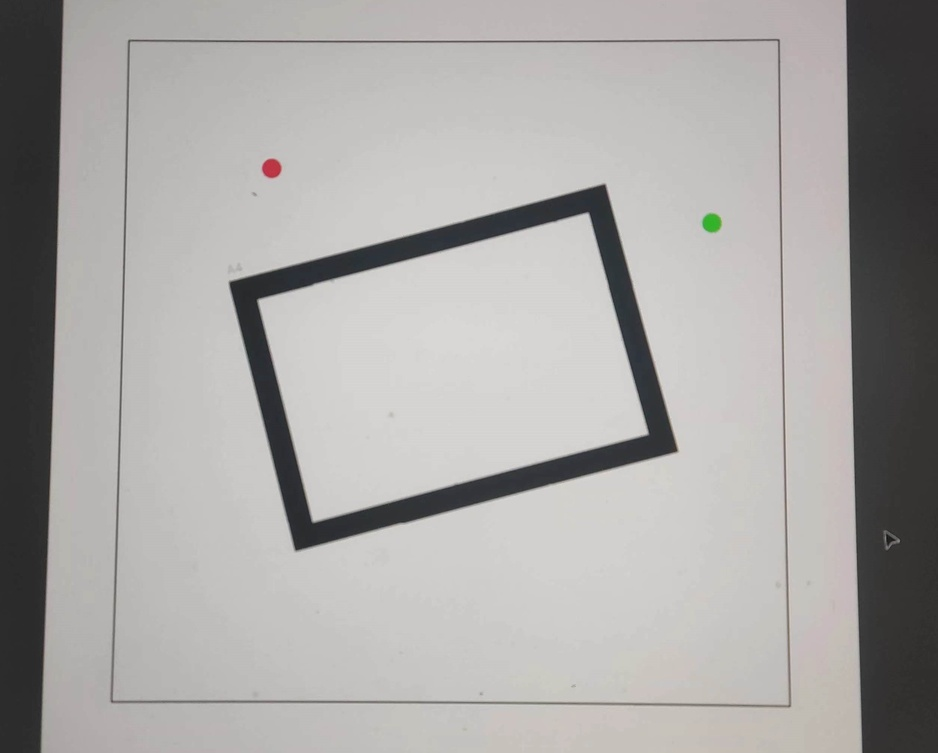
#> input picture zy2/image.jpeg, 938 x 753 px, shrunk from 2497 x 2004 before the run
$ python -i '四边形识别.py'   (imports and definitions only)
#> lines starting #> are read from the running program, lines starting #| are printed output that depends on the picture; after the words box and inside, x2 and y2 are one past the last pixel; in counts of white or black regions, pixels touching at a corner belong together
import cv2
import numpy as np

def preprocess_image(image_path):
    # 读取图像
#> called with image_path = '../image.jpeg'
    image = cv2.imread(image_path)
#> image is the input picture: shape (753, 938, 3); mean B, G, R 164.3, 166, 167.8

    # 消噪
    denoised_image = cv2.fastNlMeansDenoisingColored(image, None, 10, 10, 7, 21)

    # 图像增强和对比度增强
    alpha = 1.5  # 对比度增强参数
    beta = 15  # 亮度增强参数
    enhanced_image = cv2.convertScaleAbs(denoised_image, alpha=alpha, beta=beta)
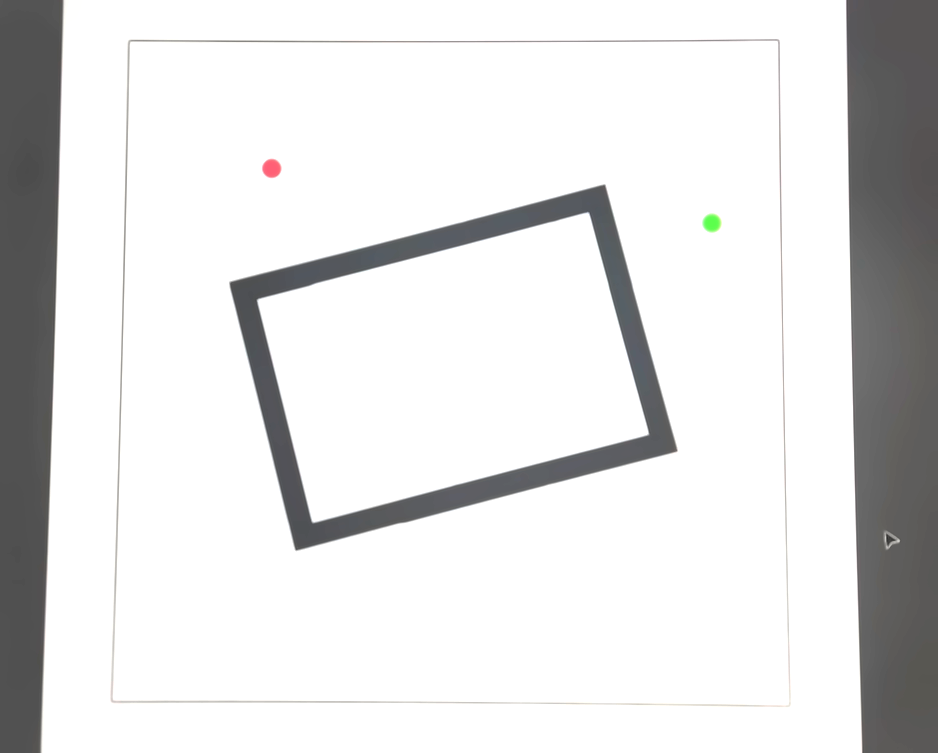
#> enhanced_image: shape (753, 938, 3); mean B, G, R 223.5, 223.5, 223.5

    # 高斯平滑
    blurred_image = cv2.GaussianBlur(enhanced_image, (3, 3), 0)

    return blurred_image

def detect_quadrilaterals(image_path, iterations=3):
    # 图像预处理
    processed_image = preprocess_image(image_path)

    # 转换为灰度图像
    gray = cv2.cvtColor(processed_image, cv2.COLOR_BGR2GRAY)

    # 边缘检测
    edges = cv2.Canny(gray, 50, 150)
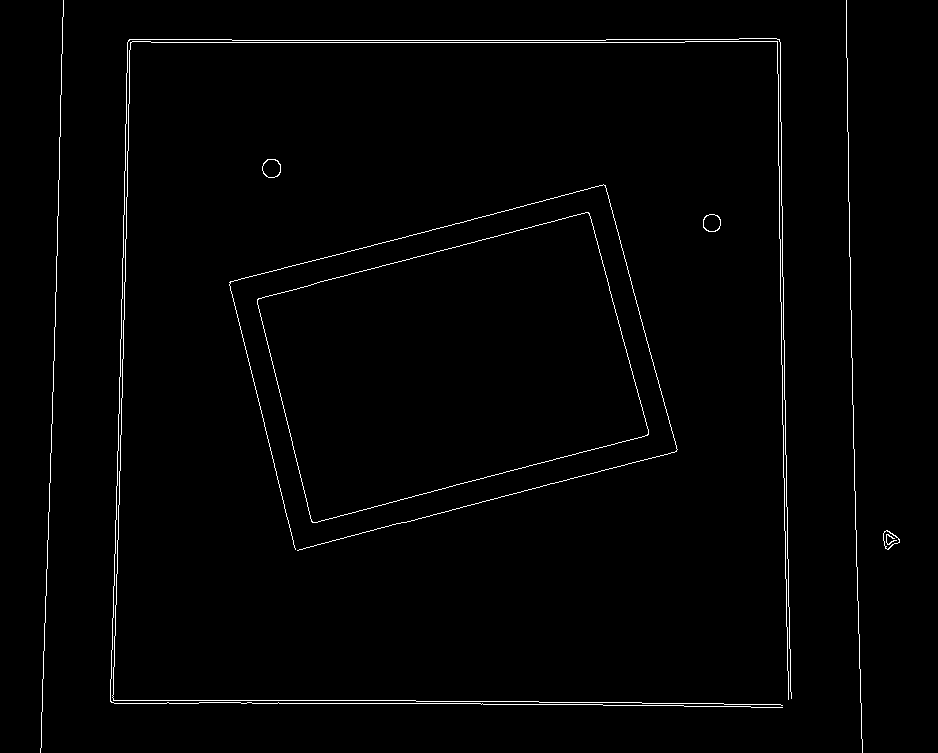
#> edges: shape (753, 938); 1.3% white in thin lines or dots

    # 轮廓检测
    contours, _ = cv2.findContours(edges.copy(), cv2.RETR_EXTERNAL, cv2.CHAIN_APPROX_SIMPLE)
#> contours = 9 contours, 5 with area under 20; largest, box (x1, y1, x2, y2) and area: (257, 212, 649, 523) 79843, (262, 159, 281, 178) 272, (703, 214, 721, 232) 247, (883, 530, 900, 550) 188

    # 复制图像以避免修改原始图像
    annotated_image = processed_image.copy()

    # 初始化轮廓逼近的阈值
    epsilon = 0.02

    # 初始化中心点
    center = (processed_image.shape[1] // 2, processed_image.shape[0] // 2)
#> center = (469, 376)

    # 开始轮廓逼近，直到中心点
    for contour in contours:
        # 逼近轮廓
        approx = cv2.approxPolyDP(contour, epsilon * cv2.arcLength(contour, True), True)

        # 绘制逼近的四边形
        cv2.drawContours(annotated_image, [approx], -1, (0, 0, 255), 2)

        # 更新轮廓逼近的阈值
        epsilon += 0.001

        # 如果中心点在逼近的四边形内，则放大四边形并再次进行识别
        if cv2.pointPolygonTest(approx, center, False) >= 0:
            # 多次进行放大和识别
            for _ in range(iterations):
                # 放大四边形
                approx = cv2.approxPolyDP(contour, epsilon * cv2.arcLength(contour, True), True)

                # 绘制逼近的四边形
                cv2.drawContours(annotated_image, [approx], -1, (0, 255, 0), 2)

                # 更新轮廓逼近的阈值
                epsilon += 0.001

                # 如果中心点在逼近的四边形内，则继续放大和识别
                if cv2.pointPolygonTest(approx, center, False) < 0:
                    break
#> this loop made 9 passes
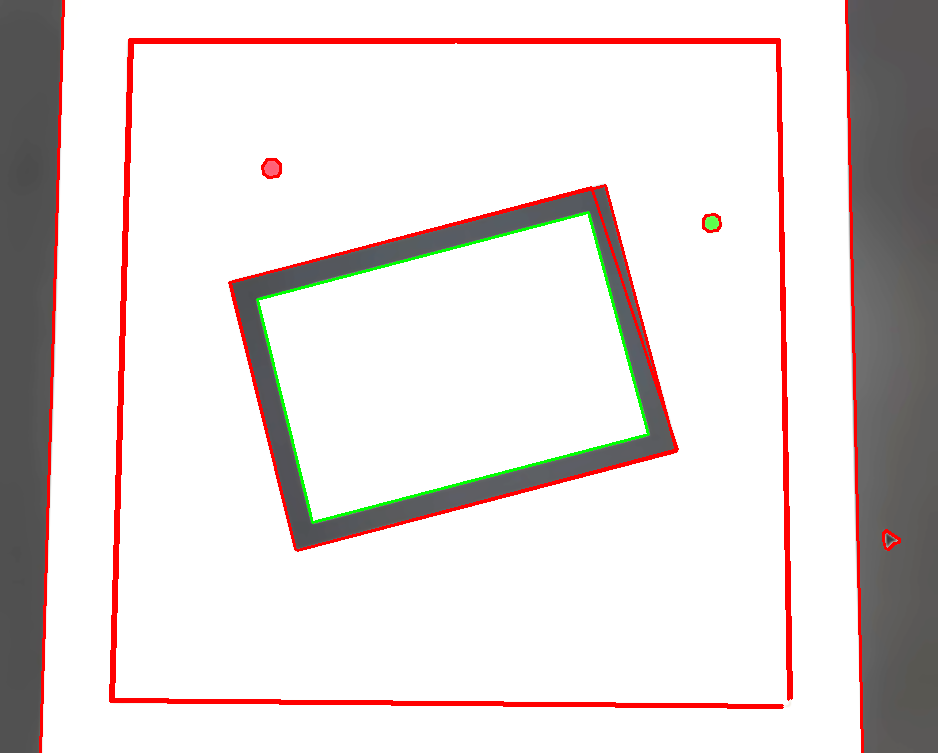
#> annotated_image: shape (753, 938, 3); mean B, G, R 215.6, 216.7, 224.6
#> after the loop, epsilon = 0.032

    # 显示结果
    cv2.imshow('Annotated Image', annotated_image)
    cv2.waitKey(0)
    cv2.destroyAllWindows()

# 主函数
# [3 lines not run here, left out]

>>> result = detect_quadrilaterals('../image.jpeg')

$ run again, on zy2/ima.jpeg
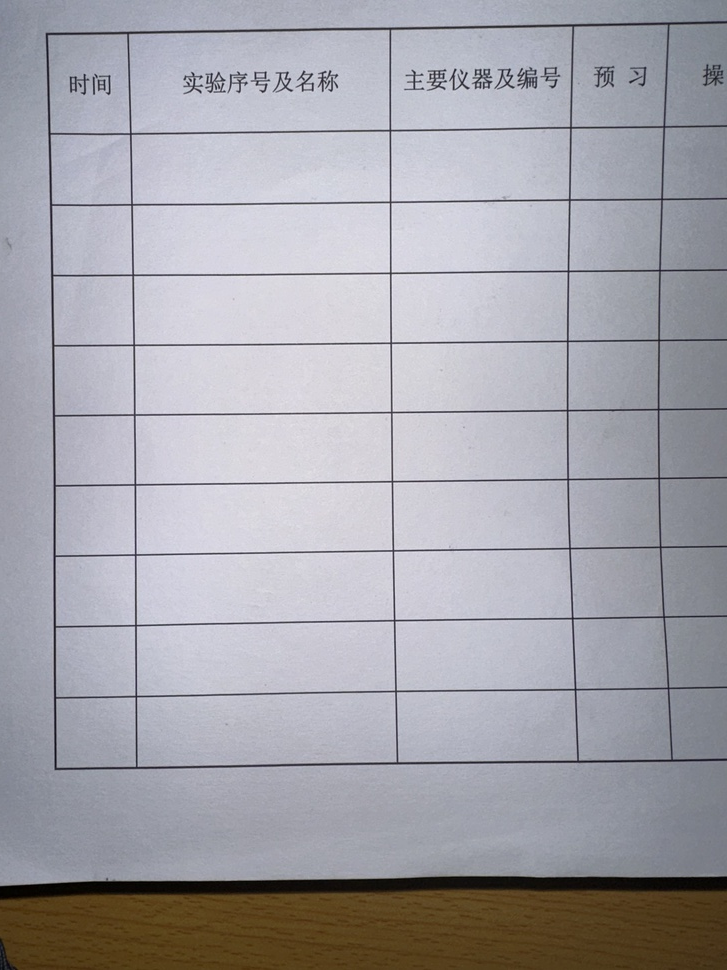
#> input picture zy2/ima.jpeg, 727 x 970 px, shrunk from 3024 x 4032 before the run
#> in preprocess_image, image is the input picture: shape (970, 727, 3); mean B, G, R 171.4, 164.3, 165.3
#> in detect_quadrilaterals, `edges = cv2.Canny(gray, 50, 150)`:
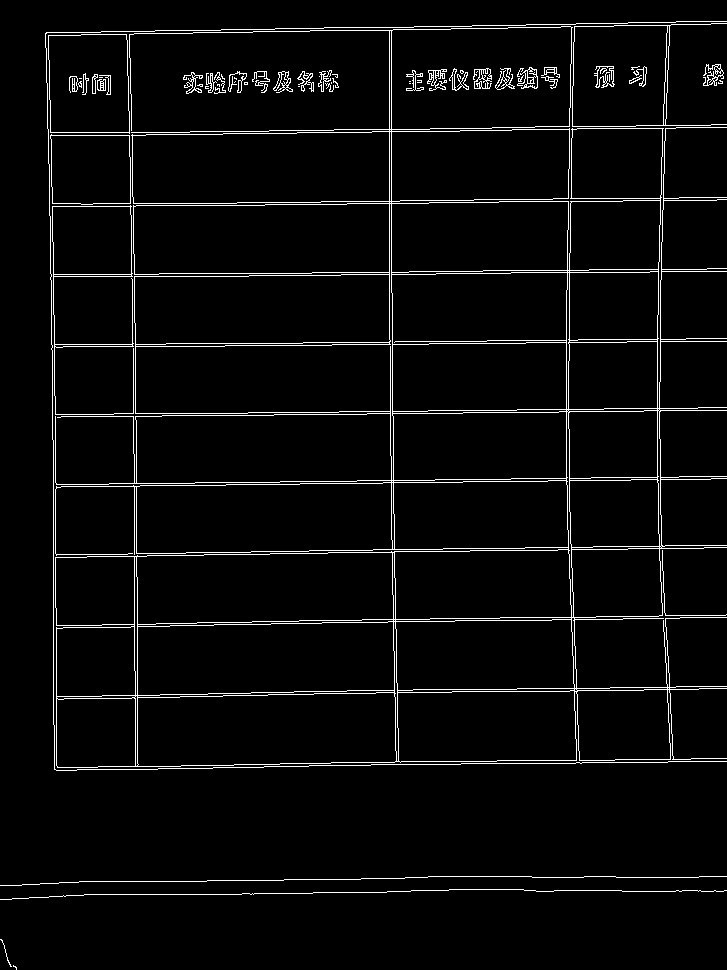
#> edges: shape (970, 727); 3.7% white in thin lines or dots
#> contours = 34 contours, 22 with area under 20; largest, box (x1, y1, x2, y2) and area: (55, 26, 727, 768) 355720, (572, 23, 727, 127) 9474, (48, 34, 130, 134) 7678, (52, 205, 134, 415) 5658, (50, 134, 131, 205) 5350
#> the loop in detect_quadrilaterals, `for contour in contours:` made 34 passes
#> after the loop in detect_quadrilaterals, `for contour in contours:`:
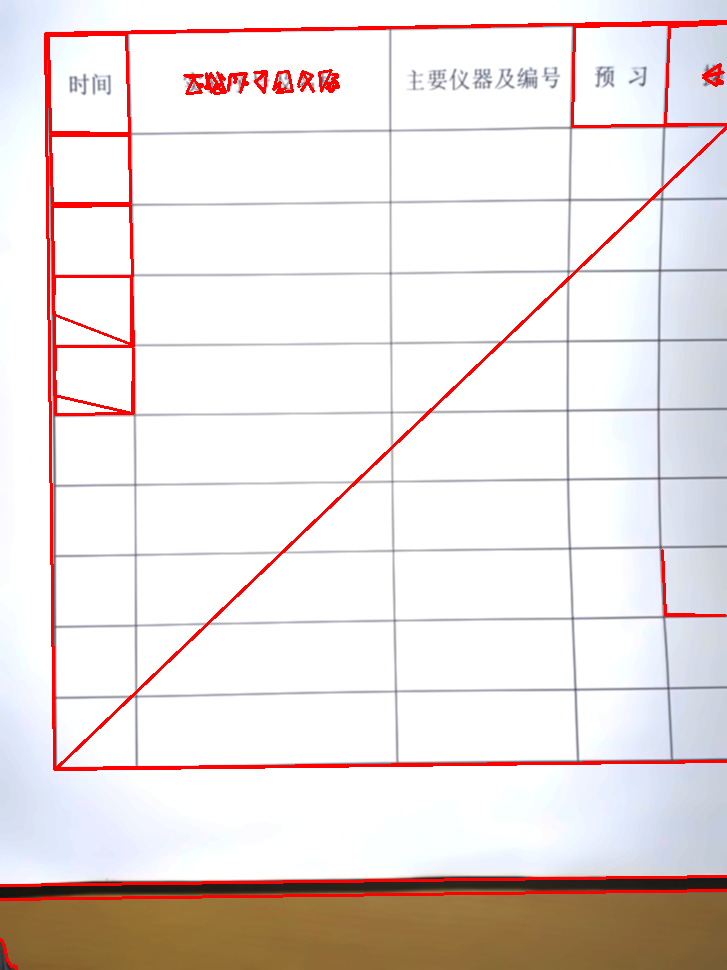
#> annotated_image: shape (970, 727, 3); mean B, G, R 224.1, 225.6, 235.1
#> after the loop in detect_quadrilaterals, `for contour in contours:`: epsilon = 0.054

$ run again, on zy2/屏幕截图 2024-04-27 184810.png
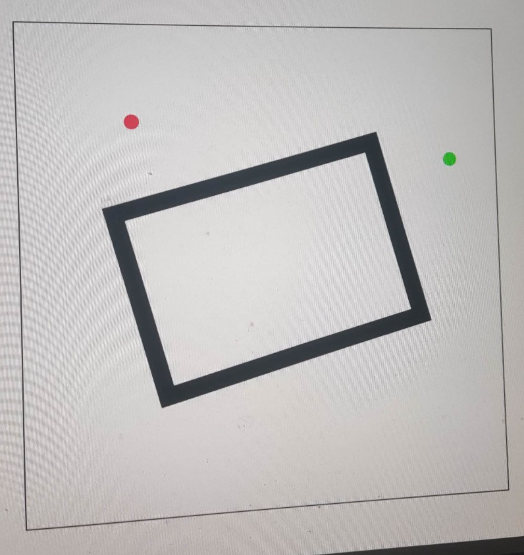
#> input picture zy2/屏幕截图 2024-04-27 184810.png, 524 x 555 px
#> in preprocess_image, image is the input picture: shape (555, 524, 3); mean B, G, R 187.5, 188.2, 190.5
#> in detect_quadrilaterals, `edges = cv2.Canny(gray, 50, 150)`:
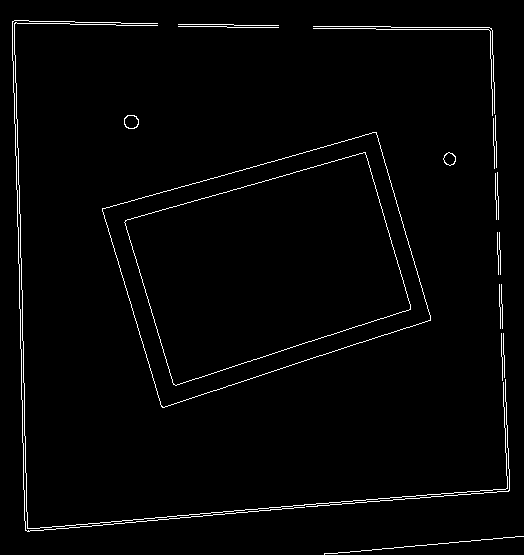
#> edges: shape (555, 524); 2% white in thin lines or dots
#> contours = 21 contours, 18 with area under 20; largest, box (x1, y1, x2, y2) and area: (102, 132, 431, 408) 57110, (124, 115, 139, 129) 157, (443, 152, 456, 166) 116
#> the loop in detect_quadrilaterals, `for contour in contours:` made 21 passes
#> after the loop in detect_quadrilaterals, `for contour in contours:`:
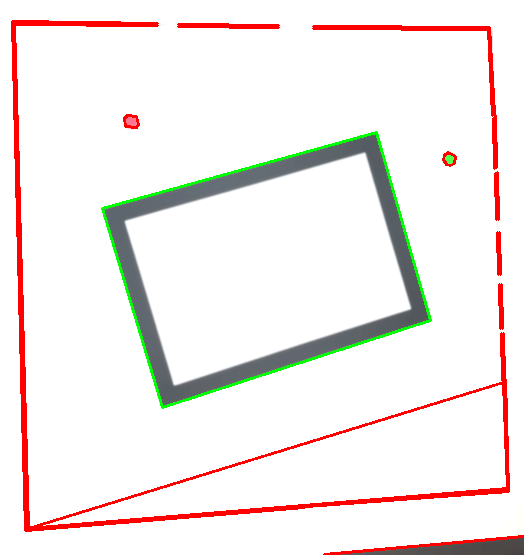
#> annotated_image: shape (555, 524, 3); mean B, G, R 234.3, 236.4, 244
#> after the loop in detect_quadrilaterals, `for contour in contours:`: epsilon = 0.044
